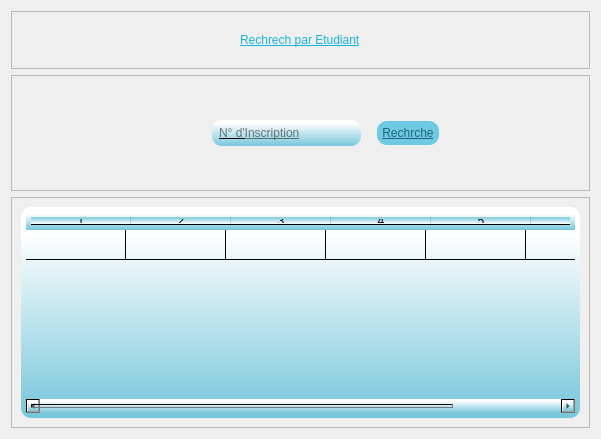
<?xml version="1.0" encoding="UTF-8"?>
<ui version="4.0">
 <class>Dialog</class>
 <widget class="QDialog" name="Dialog">
  <property name="geometry">
   <rect>
    <x>0</x>
    <y>0</y>
    <width>601</width>
    <height>439</height>
   </rect>
  </property>
  <property name="windowTitle">
   <string>Dialog</string>
  </property>
  <property name="styleSheet">
   <string notr="true">background-image: url(b.png);</string>
  </property>
  <layout class="QVBoxLayout" name="verticalLayout" stretch="1,2,4">
   <item>
    <widget class="QFrame" name="frame">
     <property name="frameShape">
      <enum>QFrame::StyledPanel</enum>
     </property>
     <property name="frameShadow">
      <enum>QFrame::Raised</enum>
     </property>
     <layout class="QHBoxLayout" name="horizontalLayout">
      <item alignment="Qt::AlignHCenter">
       <widget class="QLabel" name="label">
        <property name="styleSheet">
         <string notr="true">font: 18pt &quot;Bauhaus 93&quot;;
text-decoration: underline;
color: qlineargradient(spread:pad, x1:1, y1:1, x2:1, y2:0.12, stop:0 rgba(22, 179, 218, 255), stop:1 rgba(255, 255, 255, 255));</string>
        </property>
        <property name="text">
         <string>Rechrech par Etudiant</string>
        </property>
       </widget>
      </item>
     </layout>
    </widget>
   </item>
   <item>
    <widget class="QFrame" name="frame_2">
     <property name="frameShape">
      <enum>QFrame::StyledPanel</enum>
     </property>
     <property name="frameShadow">
      <enum>QFrame::Raised</enum>
     </property>
     <layout class="QHBoxLayout" name="horizontalLayout_2" stretch="2,1">
      <property name="leftMargin">
       <number>200</number>
      </property>
      <property name="rightMargin">
       <number>140</number>
      </property>
      <item>
       <widget class="QLineEdit" name="lineEdit">
        <property name="styleSheet">
         <string notr="true">font: bold 12px/25px Arial, sans-serif;  
border-radius: 10px;
color: rgb(0, 0, 0);

background-color: qlineargradient(spread:pad, x1:1, y1:1, x2:1, y2:0.12, stop:0 rgba(118, 198, 218, 255), stop:1 rgba(255, 255, 255, 255));

padding:5;
font: 11pt &quot;Malgun Gothic&quot;;
text-decoration: underline;</string>
        </property>
        <property name="inputMask">
         <string>99999999</string>
        </property>
        <property name="placeholderText">
         <string>N° d'Inscription</string>
        </property>
       </widget>
      </item>
      <item>
       <widget class="QPushButton" name="pushButton">
        <property name="cursor">
         <cursorShape>PointingHandCursor</cursorShape>
        </property>
        <property name="styleSheet">
         <string notr="true">  margin: 10px;
font: bold 12px/25px Arial, sans-serif;  
border-radius: 10px;
color: #19667d;
background: #70c9e3;
padding:5;
font: 14pt &quot;Impact&quot;;
text-decoration: underline;</string>
        </property>
        <property name="text">
         <string>Rechrche</string>
        </property>
       </widget>
      </item>
     </layout>
    </widget>
   </item>
   <item>
    <widget class="QFrame" name="frame_3">
     <property name="frameShape">
      <enum>QFrame::StyledPanel</enum>
     </property>
     <property name="frameShadow">
      <enum>QFrame::Raised</enum>
     </property>
     <layout class="QHBoxLayout" name="horizontalLayout_3">
      <item>
       <widget class="QTableWidget" name="tableWidget">
        <property name="styleSheet">
         <string notr="true">font: bold 12px/25px Arial, sans-serif;  
border-radius: 10px;
color: rgb(0, 0, 0);

background-color: qlineargradient(spread:pad, x1:1, y1:1, x2:1, y2:0.12, stop:0 rgba(118, 198, 218, 255), stop:1 rgba(255, 255, 255, 255));

padding:5;
font: 11pt &quot;Malgun Gothic&quot;;
text-decoration: underline;</string>
        </property>
        <property name="verticalScrollMode">
         <enum>QAbstractItemView::ScrollPerPixel</enum>
        </property>
        <property name="horizontalScrollMode">
         <enum>QAbstractItemView::ScrollPerPixel</enum>
        </property>
        <property name="rowCount">
         <number>1</number>
        </property>
        <property name="columnCount">
         <number>7</number>
        </property>
        <attribute name="verticalHeaderVisible">
         <bool>false</bool>
        </attribute>
        <row/>
        <column/>
        <column/>
        <column/>
        <column/>
        <column/>
        <column/>
        <column/>
        <item row="0" column="0">
         <property name="text">
          <string/>
         </property>
        </item>
       </widget>
      </item>
     </layout>
    </widget>
   </item>
  </layout>
 </widget>
 <resources/>
 <connections/>
</ui>
